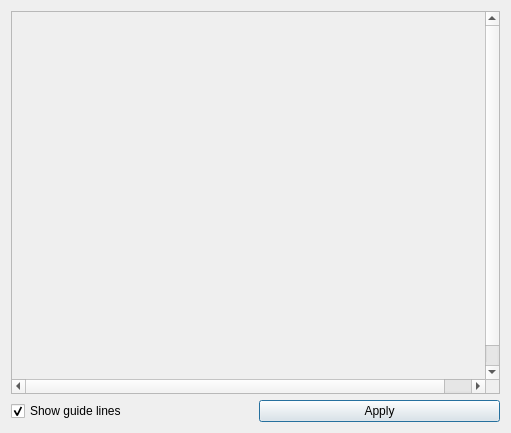
<!--
 * This file is part of Blind Camaleon.
 *
 * Blind Camaleon is free software: you can redistribute it and/or modify
 * it under the terms of the GNU Lesser General Public License as published by
 * the Free Software Foundation, either version 3 of the License, or
 * (at your option) any later version.
 *
 * Blind Camaleon is distributed in the hope that it will be useful,
 * but WITHOUT ANY WARRANTY; without even the implied warranty of
 * MERCHANTABILITY or FITNESS FOR A PARTICULAR PURPOSE.  See the
 * GNU Lesser General Public License for more details.
 *
 * You should have received a copy of the GNU Lesser General Public License
 * along with Blind Camaleon.  If not, see <http://www.gnu.org/licenses/lgpl-3.0.txt>.
-->

<ui version="4.0" >
 <class>IdealFilterDialog</class>
 <widget class="QDialog" name="IdealFilterDialog" >
  <property name="geometry" >
   <rect>
    <x>0</x>
    <y>0</y>
    <width>511</width>
    <height>433</height>
   </rect>
  </property>
  <property name="windowTitle" >
   <string>Ideal Filter</string>
  </property>
  <layout class="QVBoxLayout" >
   <item>
    <widget class="QScrollArea" native="1" name="scrollArea" >
     <widget class="IdealFilteredImage" name="imageLabel" >
      <property name="geometry" >
       <rect>
        <x>14</x>
        <y>14</y>
        <width>503</width>
        <height>389</height>
       </rect>
      </property>
      <property name="text" >
       <string/>
      </property>
     </widget>
    </widget>
   </item>
   <item>
    <layout class="QHBoxLayout" >
     <item>
      <widget class="QCheckBox" name="showGuideLines" >
       <property name="text" >
        <string>Show guide lines</string>
       </property>
       <property name="checked" >
        <bool>true</bool>
       </property>
      </widget>
     </item>
     <item>
      <widget class="QPushButton" name="applyButton" >
       <property name="text" >
        <string>Apply</string>
       </property>
      </widget>
     </item>
    </layout>
   </item>
  </layout>
 </widget>
 <customwidgets>
  <customwidget>
   <class>IdealFilteredImage</class>
   <extends>QLabel</extends>
   <header>idealfilteredimage.h</header>
  </customwidget>
  <customwidget>
   <class>QScrollArea</class>
   <extends>QWidget</extends>
   <header location="global" >QScrollArea</header>
   <container>1</container>
  </customwidget>
 </customwidgets>
 <resources/>
 <connections/>
</ui>
